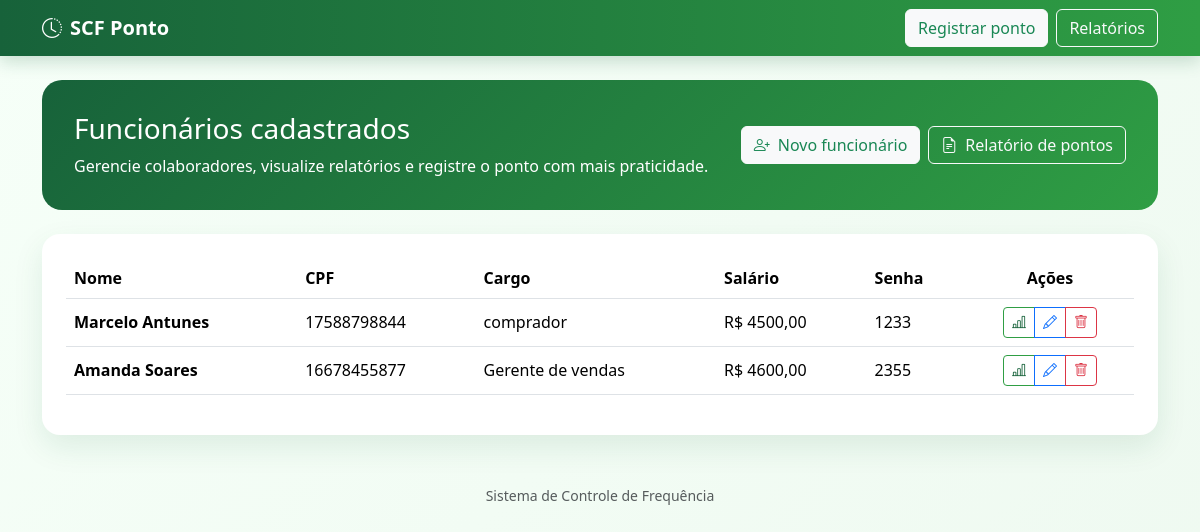
The page / on the database its author committed.
### registers/models.py (models this page shows, shortened)
class Funcionario(models.Model):
    nome_completo = models.CharField(max_length=200)
    cpf = models.CharField(max_length=11, unique=True)
    cargo = models.CharField(max_length=100)
    salario = models.DecimalField(max_digits=10, decimal_places=2)
    senha = models.CharField(
        max_length=4,
        unique=True,
        validators=[senha_validator],
        help_text="Senha numérica de 4 dígitos"
    )

### registers/views.py (the view)
# urls.py: path('', register_views.FuncionarioListView.as_view(), name='listar_funcionarios'),
class FuncionarioListView(ListView):
    model = Funcionario
    template_name = 'listar.html'
    context_object_name = 'funcionarios'

### registers/templates/listar.html (shortened to what this page needs)
{% extends 'base.html' %}
{% block content %}
<div class="hero-card mb-4">
    <div class="d-flex justify-content-between align-items-center flex-wrap gap-3">
        <div>
            <h1 class="h3 mb-2">Funcionários cadastrados</h1>
            <p class="mb-0">Gerencie colaboradores, visualize relatórios e registre o ponto com mais praticidade.</p>
        </div>
        <div class="d-flex gap-2 flex-wrap">
            <a class="btn btn-light text-success" href="{% url 'criar_funcionario' %}"><i class="bi bi-person-plus me-2"></i>Novo funcionário</a>
            <a class="btn btn-outline-light" href="{% url 'relatorio_pontos' %}"><i class="bi bi-file-earmark-text me-2"></i>Relatório de pontos</a>
        </div>
    </div>
</div>
<div class="card p-4">
    <div class="table-responsive">
        <table class="table table-hover align-middle">
            <thead>
                <tr>
                    <th>Nome</th>
                    <th>CPF</th>
                    <th>Cargo</th>
                    <th>Salário</th>
                    <th>Senha</th>
                    <th class="text-center">Ações</th>
                </tr>
            </thead>
            <tbody>
                {% for funcionario in funcionarios %}
                <tr>
                    <td class="fw-semibold">{{ funcionario.nome_completo }}</td>
                    <td>{{ funcionario.cpf }}</td>
                    <td>{{ funcionario.cargo }}</td>
                    <td>R$ {{ funcionario.salario }}</td>
                    <td>{{ funcionario.senha }}</td>
                    <td class="text-center">
                        <div class="btn-group btn-group-sm" role="group">
                            <a class="btn btn-outline-success" href="{% url 'relatorio_funcionario' funcionario.id %}"><i class="bi bi-bar-chart-line"></i></a>
                            <a class="btn btn-outline-primary" href="{% url 'editar_funcionario' funcionario.id %}"><i class="bi bi-pencil"></i></a>
                            <a class="btn btn-outline-danger" href="{% url 'deletar_funcionario' funcionario.id %}"><i class="bi bi-trash"></i></a>
                        </div>
                    </td>
                </tr>
                {% empty %}
                <tr>
                    <td colspan="6" class="text-center text-muted py-4">Nenhum funcionário cadastrado.</td>
                </tr>
                {% endfor %}
            </tbody>
        </table>
    </div>
</div>
{% endblock %}

### registers/templates/base.html (style rules this page uses)
:root { --verde-escuro: #17623a; --verde-medio: #2f9e44; --verde-claro: #e9f8ee; --verde-hover: #135431; --texto: #21402f; }
body { background: linear-gradient(135deg, #f6fff8 0%, #eef9f0 100%); color: var(--texto); min-height: 100vh; }
.btn-outline-success { color: var(--verde-escuro); border-color: var(--verde-medio); }
.card { border: none; border-radius: 18px; box-shadow: 0 12px 30px rgba(23, 98, 58, 0.1); }
.hero-card { background: linear-gradient(135deg, var(--verde-escuro), var(--verde-medio)); color: white; border-radius: 20px; padding: 2rem; }
.table thead { background-color: var(--verde-escuro); color: white; }
.table td, .table th { vertical-align: middle; }

### rows shown on the page
Funcionario: nome_completo "Marcelo Antunes", cpf "17588798844", cargo "comprador", salario "4500,00", senha "1233"
Funcionario: nome_completo "Amanda Soares", cpf "16678455877", cargo "Gerente de vendas", salario "4600,00", senha "2355"
